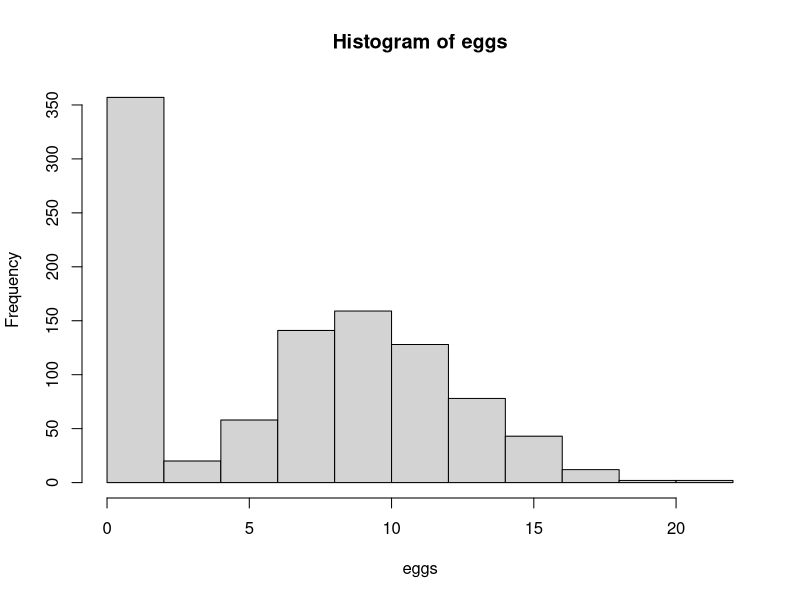

Write R code to recreate this figure.
# If Statements
# 18 February 2025
# RMJ

# these are conditional statements, when TRUE a certain section will run and when it is false a separate (usually shorter) condition will run

z <- signif(runif(1),digits = 2)
print(z)

z > 0.5

if (z > 0.5) cat(z, "is a bigger than average number","\n")


#####

if ( z> .8) {cat(z, "is a large number","\n")} else
  if(z<.2) {cat(z,"is a small nnumber","\n")} else
  {cat(z,"is a number of typical size","\n")
    cat("z^2 = ",z^2,"\n")}


#####

tester <- runif(1000) # start with a random uniform dis

# elements, ifelse(condition, true statment output, false statement output)

eggs <- ifelse(tester > 0.35,rpois(n=1000,lambda=10.2),0)

hist(eggs)

#this is strongly determined by the lambda

#######

#we'll create an if else that also allows us to label the value under a category

pVals <- runif(1000)
z <- ifelse(pVals <= 0.025,"lowerTail","nonSig")
z[pVals>=0.975] <- "upperTail"
#this fun table function does a quick summary of each unique thing and sums them up
table(z)

# thats all well and good but we can be more efficient without doing an ifelse statement

z1 <- rep("nonsig",length(pVals))
z1[pVals<=0.025] <- "lowerTail"
z1[pVals>=0.975] <- "upperTail"
table(z1)



